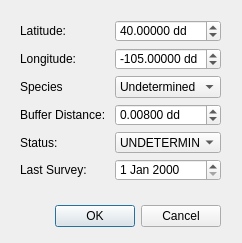
<?xml version="1.0" encoding="UTF-8"?>
<ui version="4.0">
 <class>NewRaptorDialogBase</class>
 <widget class="QDialog" name="NewRaptorDialogBase">
  <property name="geometry">
   <rect>
    <x>0</x>
    <y>0</y>
    <width>242</width>
    <height>243</height>
   </rect>
  </property>
  <property name="windowTitle">
   <string>Add New Raptor</string>
  </property>
  <widget class="QDialogButtonBox" name="button_box">
   <property name="geometry">
    <rect>
     <x>30</x>
     <y>161</y>
     <width>191</width>
     <height>111</height>
    </rect>
   </property>
   <property name="orientation">
    <enum>Qt::Horizontal</enum>
   </property>
   <property name="standardButtons">
    <set>QDialogButtonBox::Cancel|QDialogButtonBox::Ok</set>
   </property>
  </widget>
  <widget class="QWidget" name="formLayoutWidget">
   <property name="geometry">
    <rect>
     <x>20</x>
     <y>20</y>
     <width>201</width>
     <height>161</height>
    </rect>
   </property>
   <layout class="QFormLayout" name="lytForm">
    <item row="0" column="0">
     <widget class="QLabel" name="latitudeLabel">
      <property name="text">
       <string>Latitude:</string>
      </property>
     </widget>
    </item>
    <item row="0" column="1">
     <widget class="QDoubleSpinBox" name="spbLatitude">
      <property name="suffix">
       <string> dd</string>
      </property>
      <property name="decimals">
       <number>5</number>
      </property>
      <property name="minimum">
       <double>-90.000000000000000</double>
      </property>
      <property name="maximum">
       <double>90.000000000000000</double>
      </property>
      <property name="singleStep">
       <double>0.001000000000000</double>
      </property>
      <property name="value">
       <double>40.000000000000000</double>
      </property>
     </widget>
    </item>
    <item row="1" column="0">
     <widget class="QLabel" name="longitudeLabel">
      <property name="text">
       <string>Longitude:</string>
      </property>
     </widget>
    </item>
    <item row="1" column="1">
     <widget class="QDoubleSpinBox" name="spbLongitude">
      <property name="suffix">
       <string> dd</string>
      </property>
      <property name="decimals">
       <number>5</number>
      </property>
      <property name="minimum">
       <double>-180.000000000000000</double>
      </property>
      <property name="maximum">
       <double>180.000000000000000</double>
      </property>
      <property name="singleStep">
       <double>0.001000000000000</double>
      </property>
      <property name="value">
       <double>-105.000000000000000</double>
      </property>
     </widget>
    </item>
    <item row="2" column="0">
     <widget class="QLabel" name="speciesLabel">
      <property name="text">
       <string>Species</string>
      </property>
     </widget>
    </item>
    <item row="2" column="1">
     <widget class="QComboBox" name="cmbSpecies">
      <item>
       <property name="text">
        <string>Undetermined</string>
       </property>
      </item>
      <item>
       <property name="text">
        <string>Red-tail Hawk</string>
       </property>
      </item>
      <item>
       <property name="text">
        <string>Swainsons Hawk</string>
       </property>
      </item>
      <item>
       <property name="text">
        <string>Northern Harrier</string>
       </property>
      </item>
     </widget>
    </item>
    <item row="3" column="0">
     <widget class="QLabel" name="bufferDistanceLabel">
      <property name="text">
       <string>Buffer Distance: </string>
      </property>
     </widget>
    </item>
    <item row="3" column="1">
     <widget class="QDoubleSpinBox" name="spbBuffer">
      <property name="suffix">
       <string> dd</string>
      </property>
      <property name="decimals">
       <number>5</number>
      </property>
      <property name="maximum">
       <double>0.100000000000000</double>
      </property>
      <property name="singleStep">
       <double>0.001000000000000</double>
      </property>
      <property name="value">
       <double>0.008000000000000</double>
      </property>
     </widget>
    </item>
    <item row="4" column="0">
     <widget class="QLabel" name="statusLabel">
      <property name="text">
       <string>Status:</string>
      </property>
     </widget>
    </item>
    <item row="4" column="1">
     <widget class="QComboBox" name="cmbStatus">
      <item>
       <property name="text">
        <string>UNDETERMINED</string>
       </property>
      </item>
      <item>
       <property name="text">
        <string>ACTIVE NEST</string>
       </property>
      </item>
      <item>
       <property name="text">
        <string>INACTIVE NEST</string>
       </property>
      </item>
      <item>
       <property name="text">
        <string>FLEDGED NEST</string>
       </property>
      </item>
     </widget>
    </item>
    <item row="5" column="0">
     <widget class="QLabel" name="lastSurveyLabel">
      <property name="text">
       <string>Last Survey:</string>
      </property>
     </widget>
    </item>
    <item row="5" column="1">
     <widget class="QDateEdit" name="dteLast"/>
    </item>
   </layout>
  </widget>
 </widget>
 <resources/>
 <connections>
  <connection>
   <sender>button_box</sender>
   <signal>accepted()</signal>
   <receiver>NewRaptorDialogBase</receiver>
   <slot>accept()</slot>
   <hints>
    <hint type="sourcelabel">
     <x>20</x>
     <y>20</y>
    </hint>
    <hint type="destinationlabel">
     <x>20</x>
     <y>20</y>
    </hint>
   </hints>
  </connection>
  <connection>
   <sender>button_box</sender>
   <signal>rejected()</signal>
   <receiver>NewRaptorDialogBase</receiver>
   <slot>reject()</slot>
   <hints>
    <hint type="sourcelabel">
     <x>20</x>
     <y>20</y>
    </hint>
    <hint type="destinationlabel">
     <x>20</x>
     <y>20</y>
    </hint>
   </hints>
  </connection>
 </connections>
</ui>
